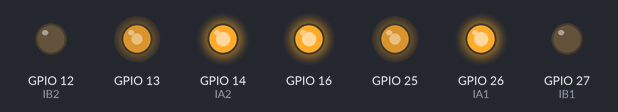
The sketch below on a simulated ESP32. On the bench: output pins drawn as LEDs (lit = HIGH). What the sketch prints to the serial monitor is not drawn.

Above: at 1.05 s.
At 2.5 s:
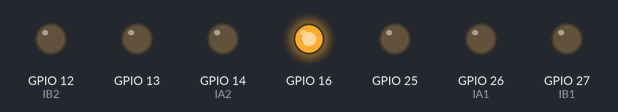
At 3.95 s:
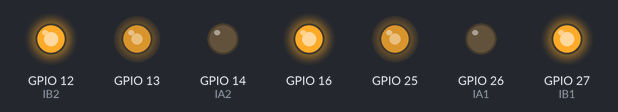
Timing chart, 0 to 7.9 s (numbered marks = the images above):
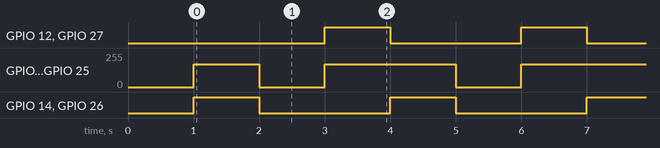

Measured:
- by itself, GPIO 12 (IB2), GPIO 14 (IA2), GPIO 26 (IA1), GPIO 27 (IB1): alternates HIGH for 1.0 s and LOW for 2.0 s
- by itself, GPIO 13, GPIO 25: repeats every 3.0 s: 0/255 1.0 s, 169/255 2.0 s

The sketch:

102_esp32_motor_control_tb66.ino
```cpp
#include <driver/ledc.h>
// This code run on TB66112FNG jd esp32 motor controller

#define MSLEEP  16
#define IA1     26
#define IB1     27
#define PWM1    25
#define IA2     14
#define IB2     12
#define PWM2    13


//#define DEFAULT_LEDC_FREQ 20000
//#define DEFAULT_LEDC_RANGE LEDC_TIMER_10_BIT

void motor1_begin(int ia1, int ib1, int pwm1){
  pinMode(ia1, OUTPUT);
  pinMode(ib1, OUTPUT);
  //ledcSetup(LEDC_CHANNEL_0, DEFAULT_LEDC_FREQ, LEDC_TIMER_10_BIT);
  ledcAttach(pwm1, 5000, 8 );
}

void motor2_begin(int ia2, int ib2, int pwm2 ){
  pinMode(ia2, OUTPUT);
  pinMode(ib2, OUTPUT);
  //ledcSetup(LEDC_CHANNEL_0, DEFAULT_LEDC_FREQ, DEFAULT_LEDC_RANGE);
  ledcAttach(pwm2, 5000, 8);
}


void motor_enable(int m_sleep){
  pinMode(m_sleep, OUTPUT);
  digitalWrite(m_sleep, HIGH);
}

void motor1_move_forward(int speed){
  if(speed < 0)
    speed = 0;
  if(speed > 255)
    speed = 255;
  digitalWrite(IA1, HIGH);
  digitalWrite(IB1, LOW);
  ledcWrite(PWM1, speed);
}

void motor2_move_forward(int speed){
  if(speed < 0)
    speed = 0;
  if(speed > 255)
    speed = 255;
  digitalWrite(IA2, HIGH);
  digitalWrite(IB2, LOW);
  ledcWrite(PWM2, speed);
}

void motor1_move_backward(int speed){
  if(speed < 0)
    speed = 0;
  if(speed > 255)
    speed = 255;
  digitalWrite(IA1, LOW);
  digitalWrite(IB1, HIGH);
  ledcWrite(PWM1, speed);
}

void motor2_move_backward(int speed){
  if(speed < 0)
    speed = 0;
  if(speed > 255)
    speed = 255;
  digitalWrite(IA2, LOW);
  digitalWrite(IB2, HIGH);
  ledcWrite(PWM2, speed);
}

void motor1_stop(){
  digitalWrite(IA1, LOW);
  digitalWrite(IB1, LOW);
  ledcWrite(PWM1, 0);
}

void motor2_stop(){
  digitalWrite(IA2, LOW);
  digitalWrite(IB2, LOW);
  ledcWrite(PWM2, 0);
}

void setup() {
  Serial.begin(115200);
  motor1_begin(IA1, IB1, PWM1);
  motor2_begin(IA2, IB2, PWM2);
  //motor3_setup(IA1, IB1, PWM3);
  //motor4_setup(IA1, IB1, PWM4);
  motor_enable(MSLEEP);
  delay(1000);
  Serial.println("started...");
}

void loop() {
  motor1_move_forward(170);
  motor2_move_forward(170);
  delay(1000);
  motor1_stop();
  motor2_stop();
  delay(1000);
  motor1_move_backward(170);
  motor2_move_backward(170);
  delay(1000);
}
```
